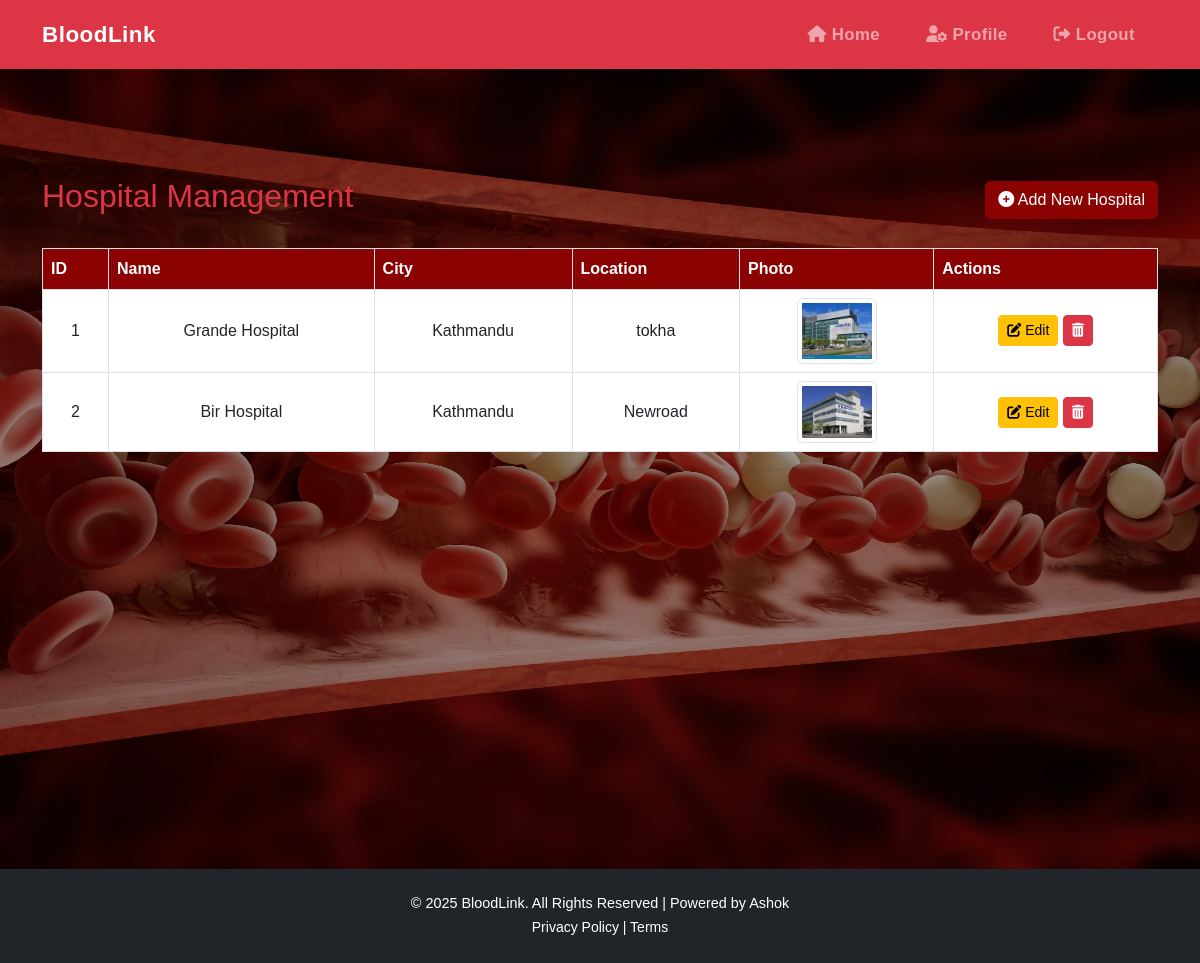
Screenshot of /BloodManagementSystem/hospital/list.php (signed in) with the database file from the repository.
### tables this page shows
CREATE TABLE `hospitals` (
  `id` int(11) NOT NULL AUTO_INCREMENT,
  `name` varchar(100) NOT NULL,
  `city` varchar(100) NOT NULL,
  `location` varchar(255) DEFAULT NULL,
  `photo` varchar(255) DEFAULT NULL,
  PRIMARY KEY (`id`)
);

### BloodManagementSystem/hospital/list.php (the view, shortened to what this page needs)
<?php
include('../includes/db.php');
$limit = 5;
$page = isset($_GET['page']) ? max(1, (int)$_GET['page']) : 1;
$offset = ($page - 1) * $limit;
$result = mysqli_query($conn, "SELECT * FROM hospitals LIMIT $limit OFFSET $offset");
$role = $_SESSION['role'] ?? 'guest';
switch ($role) {
    case 'admin':
        $home_url = '../dashboard/admindash.php';
        $profile_url = '../admin/admin_profile.php';
        break;
}
?>
<!DOCTYPE html>
<html lang="en">
<head>
    <link href="https://cdn.jsdelivr.net/npm/bootstrap@5.3.0/dist/css/bootstrap.min.css" rel="stylesheet">
    <link href="https://cdnjs.cloudflare.com/ajax/libs/font-awesome/6.0.0/css/all.min.css" rel="stylesheet">
    <link href="../style.css" rel="stylesheet">
</head>
<body>
<nav class="navbar navbar-expand-lg navbar-dark bg-danger">
    <div class="container">
        <a class="navbar-brand" href="<?= $home_url ?>">BloodLink</a>
        <div class="collapse navbar-collapse custom-collapse justify-content-end" id="navbarNav">
            <ul class="navbar-nav">
                <li class="nav-item"><a class="nav-link" href="<?= $home_url ?>"><i class="fas fa-home"></i> Home</a></li>
                <?php if ($profile_url !== '#'): ?>
                    <li class="nav-item"><a class="nav-link" href="<?= $profile_url ?>"><i class="fas fa-user-cog"></i> Profile</a></li>
                <?php endif; ?>
                <li class="nav-item"><a class="nav-link" href="../logout.php"><i class="fas fa-sign-out-alt"></i> Logout</a></li>
            </ul>
        </div>
    </div>
</nav>
<div class="request-wrapper">
    <div class="container">
        <div class=" my-5 main-content">
            <div class="d-flex justify-content-between align-items-center mb-4">
                <h2 class="text-danger">Hospital Management</h2>
                <a href="add.php" class="btn add-btn ">
                    <i class="fas fa-plus-circle"></i> Add New Hospital
                </a>
            </div>
            <div class="table-responsive shadow-sm">
                <table class="table table-bordered table-hover align-middle">
                    <thead >
                        <tr class="custom-header">
                            <th>ID</th>
                            <th>Name</th>
                            <th>City</th>
                            <th>Location</th>
                            <th>Photo</th>
                            <th>Actions</th>
                        </tr>
                    </thead>
                    <tbody class="text-center">
                        <?php while($row = mysqli_fetch_assoc($result)) { ?>
                            <tr>
                                <td><?= $row['id'] ?></td>
                                <td><?= htmlspecialchars($row['name']) ?></td>
                                <td><?= htmlspecialchars($row['city']) ?></td>
                                <td><?= htmlspecialchars($row['location']) ?></td>
                                <td>
                                    <?php if ($row['photo']) { ?>
                                        <img src="../<?= htmlspecialchars($row['photo']) ?>" width="80" class="img-thumbnail">
                                    <?php } else { echo "No Photo"; } ?>
                                </td>
                                <td>
                                    <a href="edit.php?id=<?= $row['id'] ?>" class="btn btn-sm btn-warning">
                                        <i class="fas fa-edit"></i> Edit
                                    </a>
                                    <?php if ($_SESSION['role'] === 'admin') { ?>
                                            <a href="delete_blood_request.php?id=<?= $row['id'] ?>" class="btn btn-sm btn-danger" onclick="return confirm('Delete this request?')">
                                                <i class="fas fa-trash-alt"></i>
                                            </a>
                                        <?php } ?>
                                </td>
                            </tr>
                        <?php } ?>
                    </tbody>
                </table>
            </div>
        </div>
    </div>
</div>
<footer class="bg-dark text-white text-center py-4">
    <div class="container">
        <p class="mb-0">&copy; <?= date('Y') ?> BloodLink. All Rights Reserved | Powered by Ashok</p>
        <small>
            <a href="#" class="text-white text-decoration-none">Privacy Policy</a> |
            <a href="#" class="text-white text-decoration-none">Terms</a>
        </small>
    </div>
</footer>
</body>
</html>

### BloodManagementSystem/style.css (style rules this page uses)
body { font-family: 'Arial', sans-serif; color: #070603; }
@media (min-width: 992px) { .navbar-nav .nav-link { margin: 0 15px; font-weight: 600; font-size: 1.05rem; letter-spacing: 0.4px; transition: color 0.3s ease; } }
.navbar { padding-top: 0.8rem; padding-bottom: 0.8rem; }
.navbar-brand { font-weight: 700; font-size: 1.4rem; letter-spacing: 0.5px; }
footer { background-color: #070603; }
footer p { font-size: 0.9rem; }
footer a { color: #B79455; text-decoration: none; }

### BloodManagementSystem/hospital/list.php (style rules this page uses)
html, body { height: 100%; }
body { display: flex; flex-direction: column; }
.main-content { flex: 1 0 auto; }
footer { flex-shrink: 0; }
.custom-header th { background-color: #8a0302 !important; color: white !important; }
.add-btn { background-color: #8a0302; color: white; }
.request-wrapper { background: url('../images/savelife.jpg') no-repeat center center; background-size: cover; min-height: 100vh; position: relative; z-index: 0; padding-top: 60px; }
.request-wrapper::before { content: ""; position: absolute; inset: 0; background: rgba(0, 0, 0, 0.4); z-index: 1; }
.request-wrapper .container { position: relative; z-index: 2; }

### rows the page displays
hospitals: id "1", name "Grande Hospital", city "Kathmandu", location "tokha", photo (picture)
hospitals: id "2", name "Bir Hospital", city "Kathmandu", location "Newroad", photo (picture)
